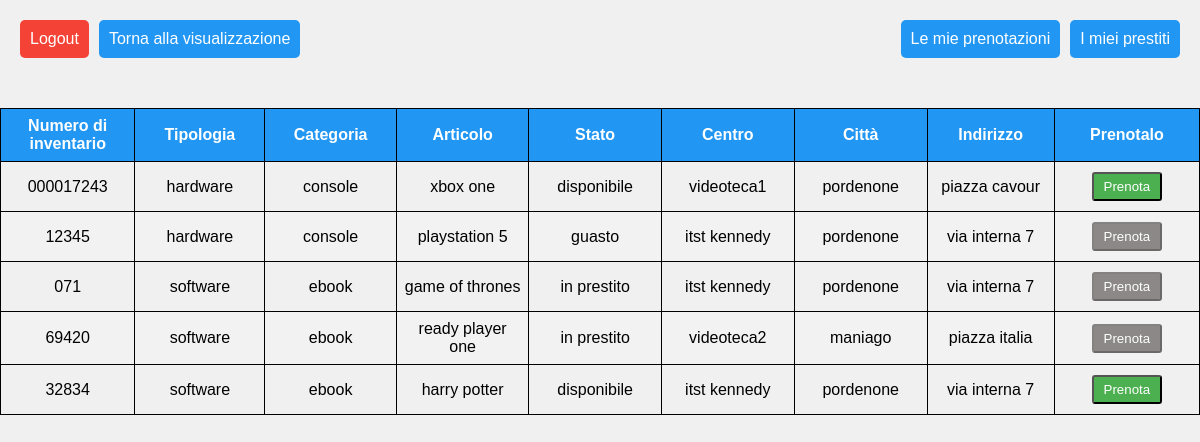
The page /cliente/cliente.php (signed in) on the database its author committed.
### tables this page shows
CREATE TABLE `articoli` (
  `id_articolo` int(16) NOT NULL,
  `numero_inventario` varchar(32) NOT NULL,
  `articolo` varchar(64) NOT NULL,
  `stato` set('disponibile','guasto','prenotato','in prestito') NOT NULL,
  `fk_id_categoria` int(16) DEFAULT NULL,
  `fk_id_centro` int(16) DEFAULT NULL
);

CREATE TABLE `categorie` (
  `id_categoria` int(16) NOT NULL,
  `categoria` varchar(32) NOT NULL,
  `tipologia` varchar(32) NOT NULL
);

CREATE TABLE `centri` (
  `id_centro` int(16) NOT NULL,
  `nome` varchar(32) NOT NULL,
  `citta` varchar(32) NOT NULL,
  `indirizzo` varchar(64) NOT NULL
);

### cliente/cliente.php (the view, shortened to what this page needs)
<?php
$id = $_SESSION['id_utente'];
?>
<!DOCTYPE html>
<html>
<head>
    <link rel="stylesheet" href="../style/styles.css" type="text/css">
</head>
<body>
    <div class="button-container">
        <div class="top-left-container">
            <input type="button" name="logout" value="Logout" onclick="location.href='../logout.php'">
            <input type="button" name="login" value="Torna alla visualizzazione" onclick="location.href='visualizzaCliente.php'">
        </div>
        <div class="top-right-container">
            <input type="button" name="bookings" value="Le mie prenotazioni" onclick="location.href='visualizzaPrenotazioni.php?id= <?php echo $id?> '">
            <input type="button" name="loans" value="I miei prestiti" onclick="location.href='visualizzaPrestiti.php?id= <?php echo $id?> '">
        </div>
    </div>
    <div class="container">
        <div class="table-wrapper">
            <table class="fl-table">
                <thead>
                <tr>
                    <th>Numero di inventario</th>
                    <th>Tipologia</th>
                    <th>Categoria</th>
                    <th>Articolo</th>
                    <th>Stato</th>
                    <th>Centro</th>
                    <th>Città</th>
                    <th>Indirizzo</th>
                    <th>Prenotalo</th>
                </tr>
                </thead>
                <tbody>
                <?php
                    if(isset($idCentro))
                    {
                        $selectSql = "SELECT id_articolo, numero_inventario, tipologia, categoria, articolo, stato, nome, citta, indirizzo
                                FROM articoli a JOIN centri c
                                ON a.fk_id_centro = c.id_centro
                                JOIN categorie cat
                                ON a.fk_id_categoria = cat.id_categoria
                                WHERE fk_id_centro = $idCentro
                                ORDER BY tipologia ASC";
                    }
                    else
                    {
                        $selectSql = "SELECT id_articolo, numero_inventario, tipologia, categoria, articolo, stato, nome, citta, indirizzo
                                    FROM articoli a JOIN centri c
                                    ON a.fk_id_centro = c.id_centro
                                    JOIN categorie cat
                                    ON a.fk_id_categoria = cat.id_categoria
                                    ORDER BY tipologia";
                    }
                    require_once '../db.php';
                    $result = $conn->query($selectSql);
                    while($row = $result->fetch_array(MYSQLI_ASSOC))
                    {
                        $n_inventario = $row['numero_inventario'];
                        $tipologia = $row['tipologia'];
                        $categoria = $row['categoria'];
                        $articolo = $row['articolo'];
                        $stato = $row['stato'];
                        $nome = $row['nome'];
                        $citta = $row['citta'];
                        $indirizzo = $row['indirizzo'];
                        $isAvailable = ($stato == "disponibile") ? 1 : 0;
                        echo
                            '<tr>
                                <td class="colonnaNumero">'.$n_inventario.'</td>
                                <td class="colonnaTipo">'.$tipologia.'</td>
                                <td class="colonnaCategoria">'.$categoria.'</td>
                                <td class="colonnaArticolo">'.$articolo.'</td>
                                <td class="colonnaStato">'.$stato.'</td>
                                <td class="colonnaNome">'.$nome.'</td>
                                <td class="colonnaCitta">'.$citta.'</td>
                                <td class="colonnaIndirizzo">'.$indirizzo.'</td>
                                <td class="colonnaTasti">
                                    <button class="btn" type="button" onclick="location.href=\'prenota.php?id='.$row["id_articolo"].'\'" '. ($isAvailable == 1 ? "" : "disabled") . '>Prenota</button>
                                </td>
                            </tr>';
                    }
                ?>
                </tbody>
            </table>
        </div>
    </div>
</body>
</html>

### style/styles.css (style rules this page uses)
body { margin: 0; padding: 0; font-family: Arial, sans-serif; background-color: #f0f0f0; }
.container { display: flex; flex-direction: column; align-items: center; justify-content: flex-start; padding-top: 20px; }
.button-container { display: flex; flex-direction: row; justify-content: space-between; width: 100%; }
.top-right-container { display: flex; flex-direction: row; justify-content: right; width: 50%; }
.top-left-container { display: flex; flex-direction: row; justify-content: left; width: 50%; }
.table-wrapper { margin-top: 30px; }
.fl-table { width: 100%; border-collapse: collapse; border-spacing: 0; }
.fl-table th, .fl-table td { padding: 8px; text-align: center; border: 1px solid black; }
.fl-table th { background-color: #2196f3; color: #fff; text-align: center; }
.fl-table tr:nth-child(even) { background-color: #f2f2f2; }
.colonnaNumero { width: 150px; text-align: center; }
.colonnaTipo { width: 150px; text-align: center; }
.colonnaCategoria { width: 150px; text-align: center; }
.colonnaArticolo { width: 150px; text-align: center; }
.colonnaStato { width: 150px; text-align: center; }
.colonnaNome { width: 150px; text-align: center; }
.colonnaCitta { width: 150px; text-align: center; }
.colonnaIndirizzo { width: 150px; text-align: center; }
.colonnaTasti { width: 175px; align-items: center; text-align: center; }
button.btn { padding: 5px 10px; margin: 2px; text-decoration: none; background-color: #4caf50; color: #fff; border-radius: 3px; transition: background-color 0.3s; }
button.btn:disabled { background-color: #8b8887; }
input[type="button"][name="logout"] { margin-top: 20px; margin-right: 10px; padding: 10px; cursor: pointer; border: none; border-radius: 5px; background: #f44336; color: #ffffff; font-size: 16px; transition: all 0.3s ease; transform: translate(20px, 0); }
input[type="button"][name="login"] { margin-top: 20px; margin-right: 10px; padding: 10px; cursor: pointer; border: none; border-radius: 5px; background: #2196f3; color: #ffffff; font-size: 16px; transition: all 0.3s ease; transform: translate(20px, 0); }
input[type="button"][name="bookings"] { margin-top: 20px; margin-right: 10px; padding: 10px; cursor: pointer; border: none; border-radius: 5px; background: #2196f3; color: #ffffff; font-size: 16px; transition: all 0.3s ease; transform: translate(-20px, 0); }
input[type="button"][name="loans"] { margin-top: 20px; padding: 10px; cursor: pointer; border: none; border-radius: 5px; background: #2196f3; color: #ffffff; font-size: 16px; transition: all 0.3s ease; transform: translate(-20px, 0); }

### rows shown on the page
articoli: numero_inventario "000017243", fk_id_categoria.tipologia "hardware", fk_id_categoria.categoria "console", articolo "xbox one", stato "disponibile", fk_id_centro.nome "videoteca1", fk_id_centro.citta "pordenone", fk_id_centro.indirizzo "piazza cavour"
articoli: numero_inventario "12345", fk_id_categoria.tipologia "hardware", fk_id_categoria.categoria "console", articolo "playstation 5", stato "guasto", fk_id_centro.nome "itst kennedy", fk_id_centro.citta "pordenone", fk_id_centro.indirizzo "via interna 7"
articoli: numero_inventario "071", fk_id_categoria.tipologia "software", fk_id_categoria.categoria "ebook", articolo "game of thrones", stato "in prestito", fk_id_centro.nome "itst kennedy", fk_id_centro.citta "pordenone", fk_id_centro.indirizzo "via interna 7"
articoli: numero_inventario "69420", fk_id_categoria.tipologia "software", fk_id_categoria.categoria "ebook", articolo "ready player one", stato "in prestito", fk_id_centro.nome "videoteca2", fk_id_centro.citta "maniago", fk_id_centro.indirizzo "piazza italia"
articoli: numero_inventario "32834", fk_id_categoria.tipologia "software", fk_id_categoria.categoria "ebook", articolo "harry potter", stato "disponibile", fk_id_centro.nome "itst kennedy", fk_id_centro.citta "pordenone", fk_id_centro.indirizzo "via interna 7"
